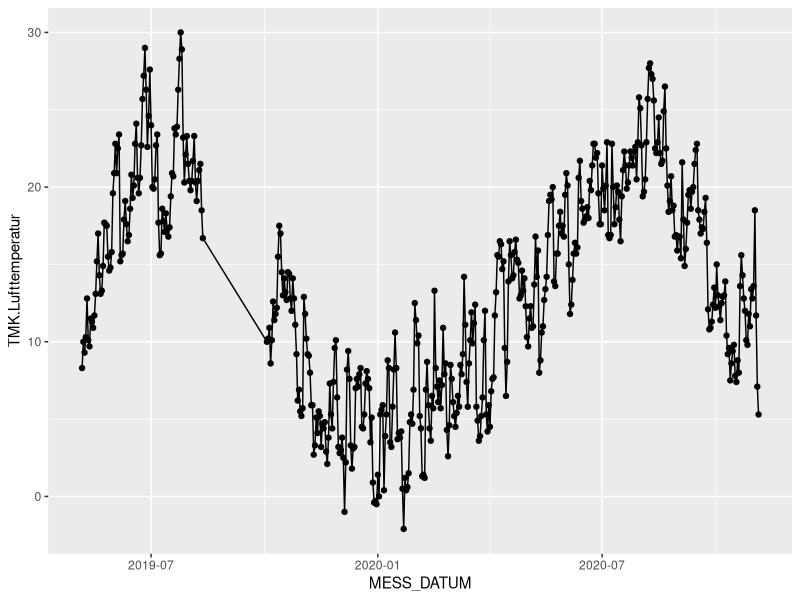
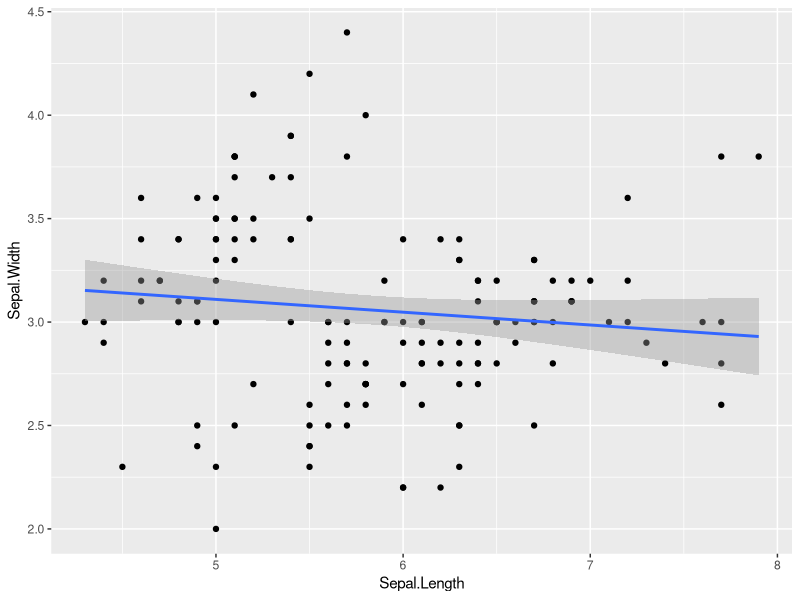
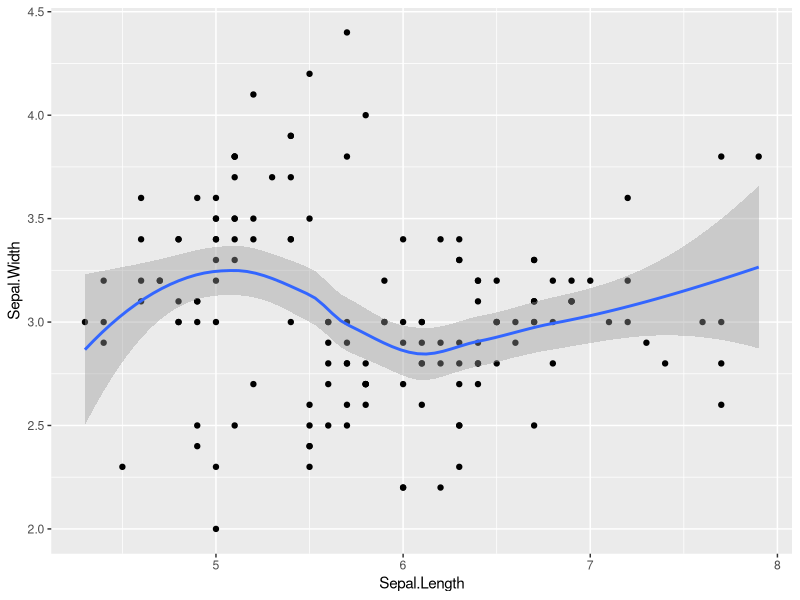
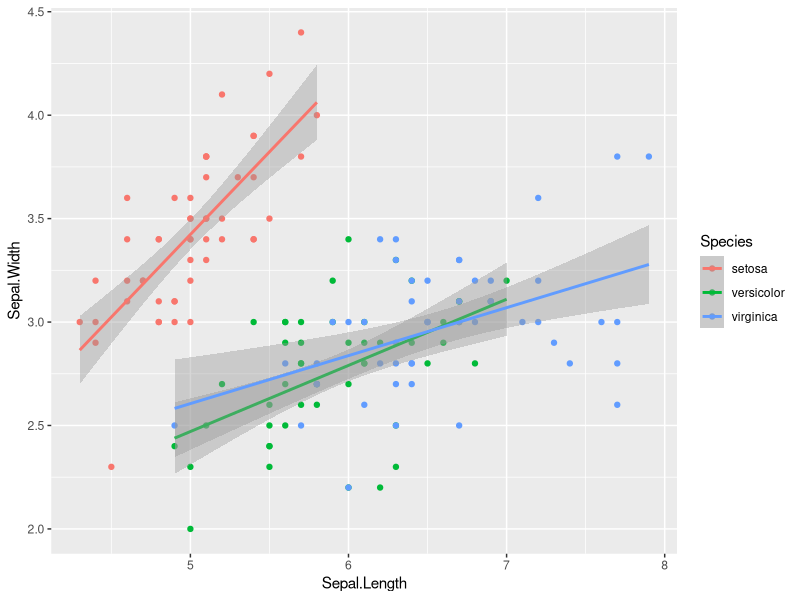
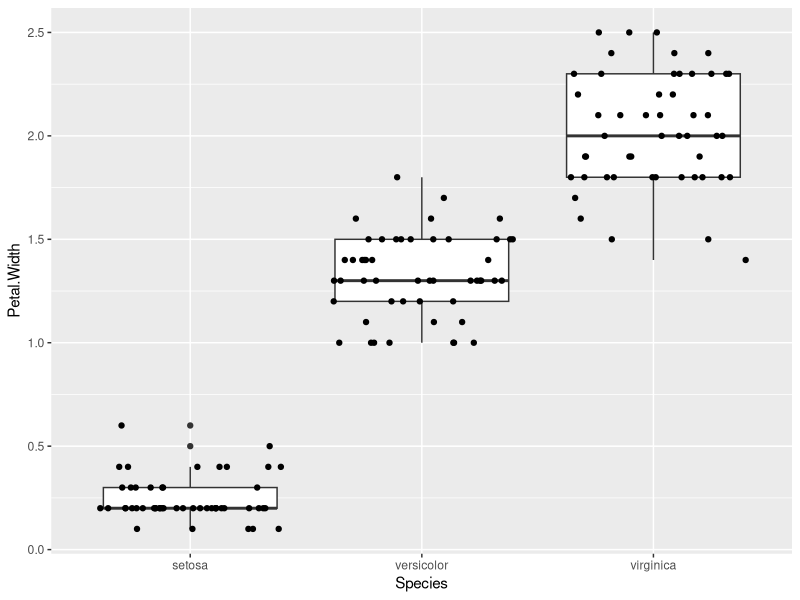
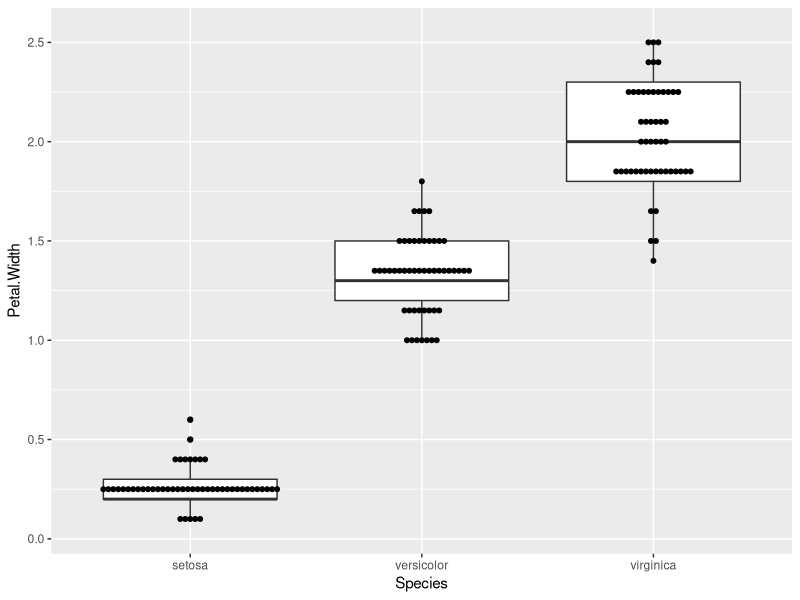
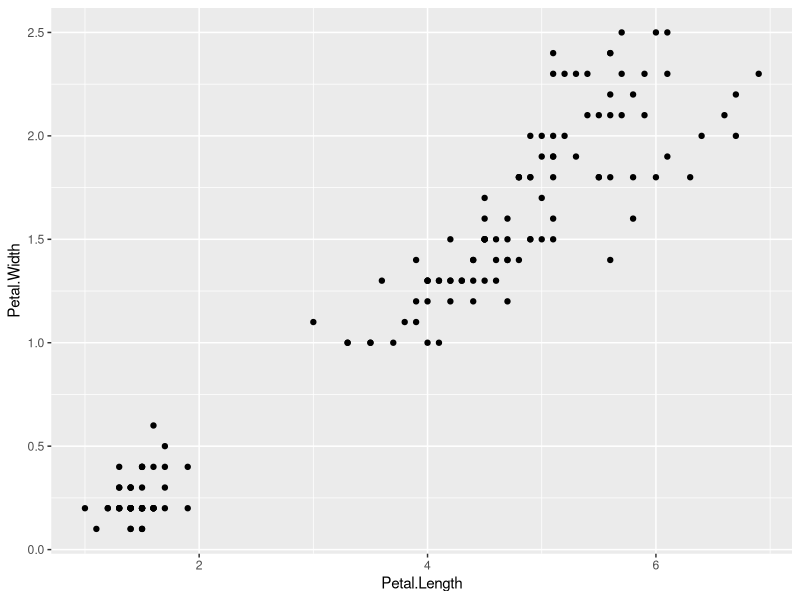
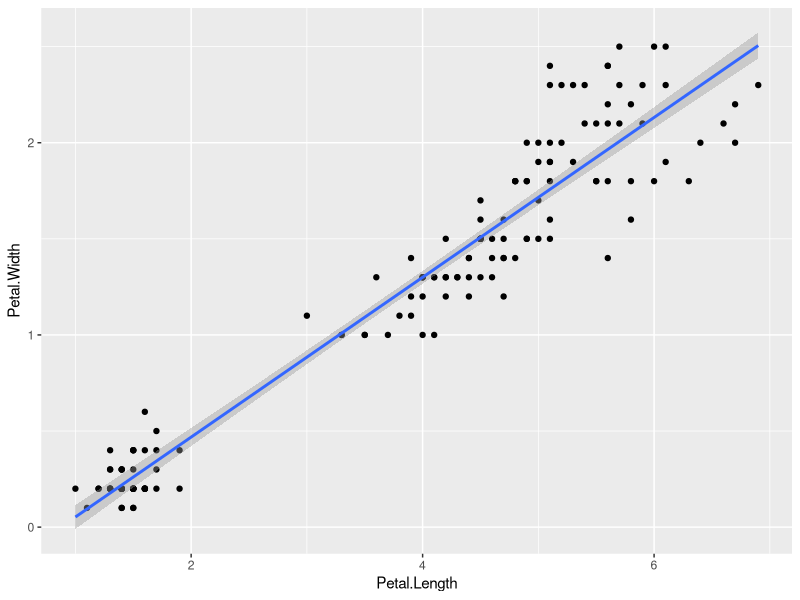

Reproduce these figures in R, in order.
## ---- chunk 1

knitr::opts_chunk$set(
  class.output  = "bg-success",
  class.message = "bg-info text-info",
  class.warning = "bg-warning text-warning",
  class.error   = "bg-danger text-danger"
  )
## ---- chunk 2

usePackage <- function(p)   
{ 
  if (!is.element(p, installed.packages()[,1])) 
    install.packages(p, dep = TRUE, repos="https://cloud.r-project.org/", lib=.libPaths()[1]) 
  require(p, character.only = TRUE) 
} 
  
usePackage("data.table")
usePackage("ggplot2")

## ---- chunk 3
library("ggplot2")
library("data.table")

##########################################################################################
# Read file
##########################################################################################
clim <- fread("clim_DWD_Geisenheim_current.csv")
##########################################################################################

# combine plots
ggplot(data=clim[-c(100:150),], aes(x=MESS_DATUM, y=TMK.Lufttemperatur))+ # Init Data
  geom_point()+ # Layer 1
  geom_line()   # Layer 2 [above Layer 1]


## ---- chunk 4

# regression line across all data
ggplot(data=iris, aes(x=Sepal.Length, y=Sepal.Width))+
  geom_point()+
  geom_smooth(method="lm")   #linear model

# Without specification of linear model - automatic model selection
ggplot(data=iris, aes(x=Sepal.Length, y=Sepal.Width))+
  geom_point()+
  geom_smooth()

# LM: Linear regression model  
# LOESS (locally estimated scatterplot smoothing) 
# Alternative: generalized additive model (GAM) 

# Regression line for subsets [grouped by color = species] 
ggplot(data=iris, aes(x=Sepal.Length, y=Sepal.Width, color=Species))+
  geom_point()+
  geom_smooth(method="lm")  #linear model


## ---- chunk 5

# jitter is more appropriate for more and real continuous data [here: 0.1 cm 'categories']
ggplot(data=iris, aes(x=Species,y=Petal.Width))+
  geom_boxplot()+
  geom_jitter( height = 0)   #do not allow random positions in y-direction

# better alternative dotplot
ggplot(data=iris, aes(x=Species,y=Petal.Width))+
  geom_boxplot()+
  geom_dotplot(binaxis='y', stackdir='center', binwidth = 0.1,dotsize=0.25)


## ---- chunk 6
# Save a plot object into a variable - without displaying the plot
p0 <- ggplot(iris,aes(x=Petal.Length, y= Petal.Width))+
        geom_point()

# display plot by calling the variable
p0

# add layer to p0 and display plot
p0 +
  geom_smooth(method="lm")


# save new plot to another variable
p1 <- p0 +
          geom_smooth(method="lm")

# output p1 
p1 

# additional layers for appearance modification, e.g. 'themes' [details follow soon]
p0 +
  theme_bw()


# Store only the data initialization layer to generate different types of plots 
p00 <- ggplot(iris,aes(x=Species, y=Petal.Width))

p00 + geom_boxplot()

p00 + geom_violin()

## ---- chunk 7

sessionInfo()

